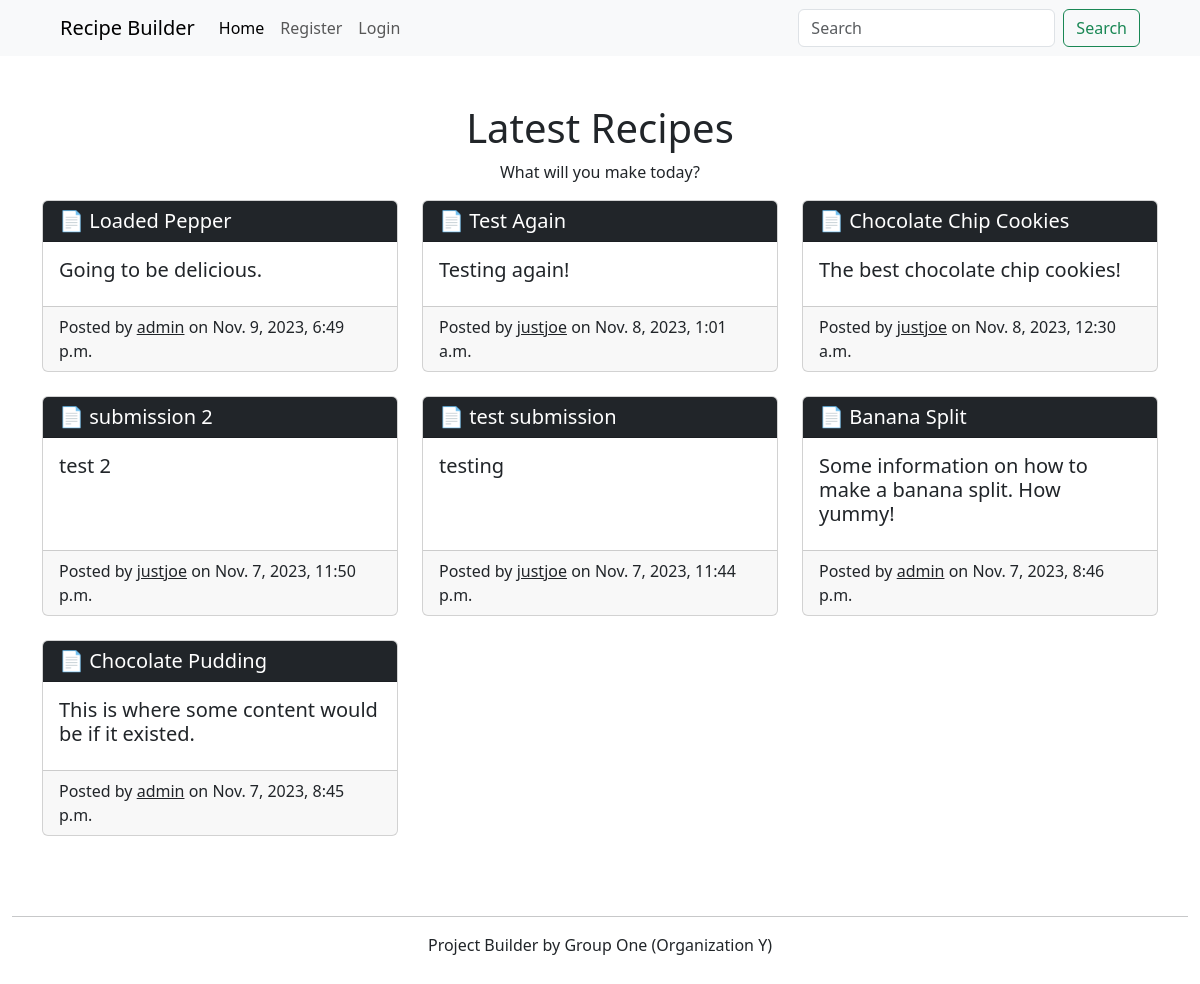
The app's page /, older data.
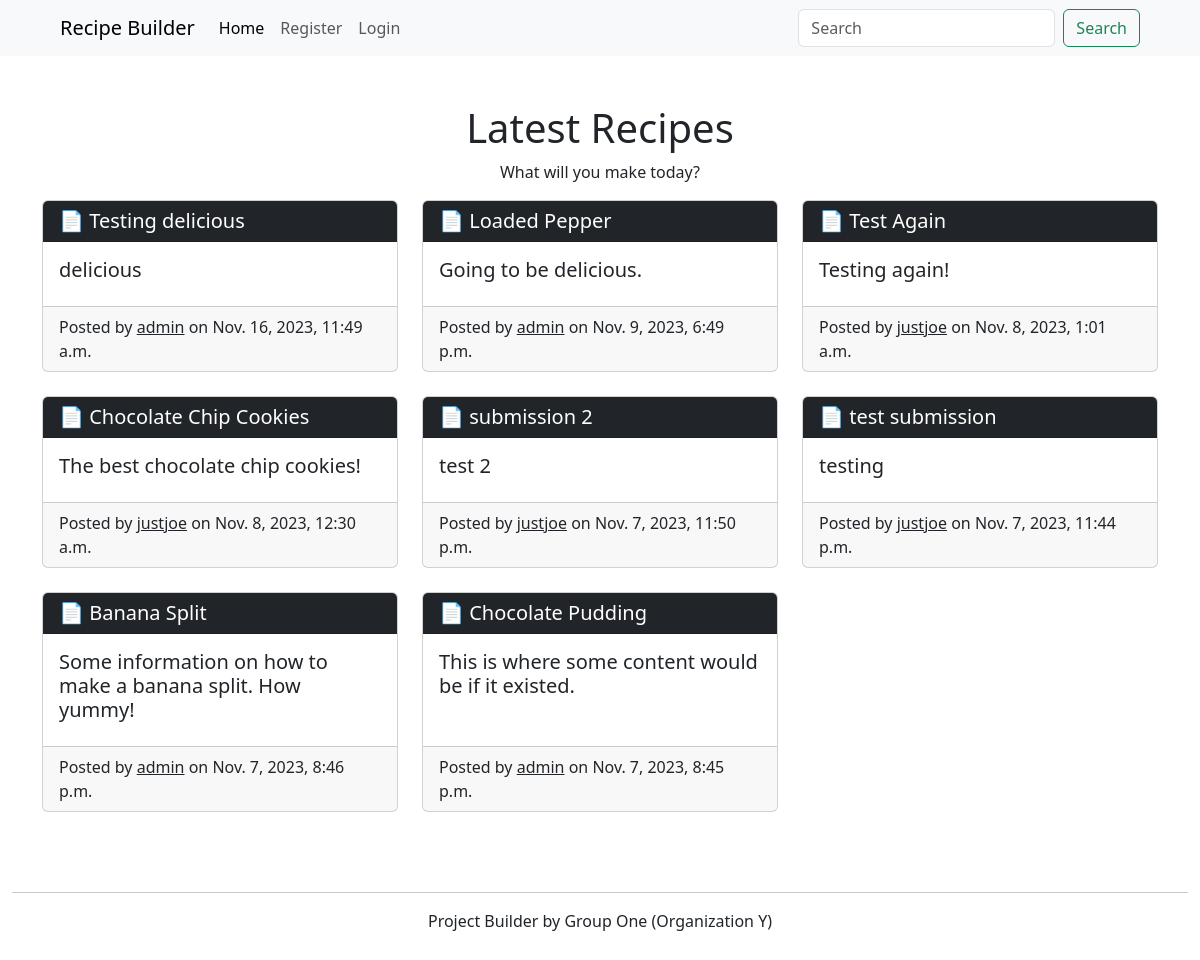
The same page, newer data.
### core/models.py (models this page shows, shortened)
class Recipes(models.Model):
    title = models.CharField(max_length=200)
    content = models.TextField()
    date = models.DateTimeField(default=timezone.now)
    author = models.ForeignKey(User, on_delete=models.CASCADE)

### core/views.py (the view)
# urls.py: path('', views.home, name="recipe-home"),
def home(request):
    return render(request, "home.html", {'posts': Recipes.objects.all().order_by('-date'), 'title': 'Home'})

### core/templates/home.html (shortened to what this page needs)
{% extends 'base.html' %}
{% block content %}
    <h1 class="text-center">Latest Recipes</h1>
    <p class="text-center">What will you make today?</p>
    <div class="container">
        <div class="row">
            {% for post in posts %}
        <div class="col-12 col-md-4 mb-4">
            <div class="card d-flex flex-column h-100">
                <a href="{% url 'recipe_detail' post.id %}" class="link-light text-decoration-none">
                    <h5 class="card-header text-bg-dark">📄 {{ post.title }}</h5>
                </a>
                <div class="card-body">
                    <h5 class="card-title">{{ post.content }}</h5>
                </div>
                <div class="card-footer">
                    <p class="card-text">Posted by <a href="profile/{{post.author}}" class="link-dark">{{ post.author }}</a> on {{ post.date }}</p>
                </div>
            </div>
        </div>
    {% endfor %}
    </div>
</div>
{% endblock content %}

Row changes from the older to the newer data that the page shows:
added Recipes: title "Testing delicious", content "delicious", author "admin", date "Nov. 16, 2023, 11:49 a.m."
